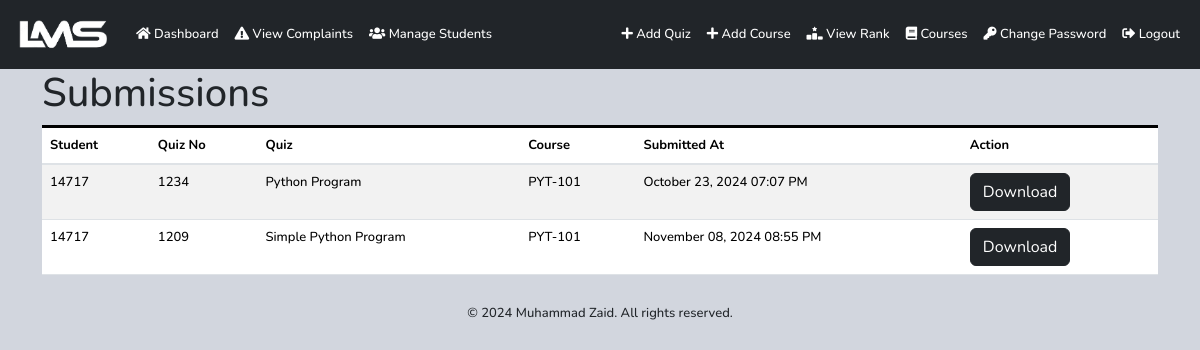
The app's page /view_submissions/3/ (signed in), older data.
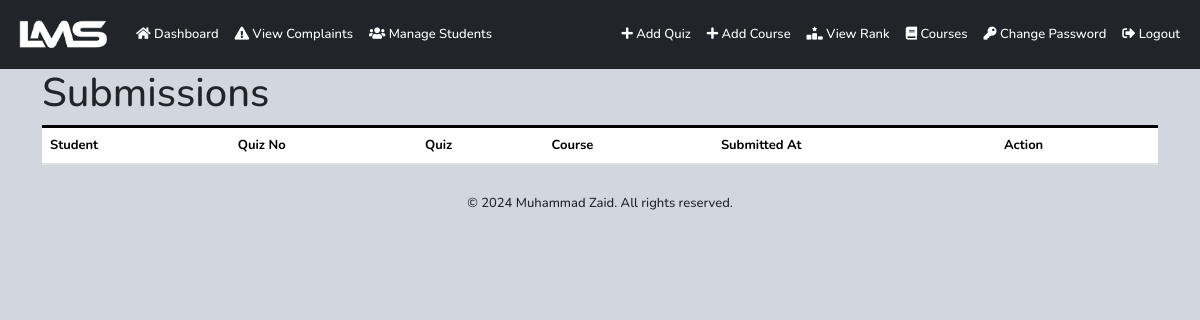
The same page, newer data.
### base/models.py (models this page shows, shortened)
class Submission(models.Model):
    student = models.ForeignKey(User, on_delete=models.CASCADE)
    course = models.ForeignKey(Courses, on_delete=models.CASCADE)
    quiz = models.ForeignKey(Quiz, on_delete=models.CASCADE)
    file = models.FileField(upload_to=student_directory_path)
    submitted_at = models.DateTimeField(auto_now_add=True)
    marks = models.IntegerField(null=True, blank=True)
    remarks = models.TextField(null=True, blank=True)

class Quiz(models.Model):
    quiz_title = models.CharField(max_length=200)
    quiz_no = models.CharField(max_length=200, unique=True)
    description = models.TextField()
    help_file = models.FileField(upload_to='help_files/', null=True, blank=True)
    course = models.ForeignKey(Courses, on_delete=models.CASCADE,default=1)
    quiz_created_at = models.DateTimeField(auto_now_add=True)
    due_date = models.DateTimeField()

class Courses(models.Model):
    course_title = models.CharField(max_length=200)
    course_no = models.CharField(max_length=200, unique=True)

### base/views.py (the view)
# urls.py: path('view_submissions/<int:course_id>/', views.view_submissions, name='view_submissions'),
@staff_member_required(login_url='dashboard')
def view_submissions(request, course_id):
    course = get_object_or_404(Courses, id=course_id)
    submissions = Submission.objects.filter(course=course)
    return render(request, 'base/submissions.html', {'submissions': submissions})

### base/templates/base/submissions.html (shortened to what this page needs)
{% extends 'base/main.html' %}
{% load static %}
{% block content %}
<div class="container">
    <h1>Submissions</h1>
    <div class="table-responsive">
    <table class="table table-striped">
        <thead style="border-top: 3px solid black;">
            <tr>
                <th>Student</th>
                <th>Quiz No</th>
                <th>Quiz</th>
                <th>Course</th>
                <th>Submitted At</th>
                <th>Action</th>
            </tr>
        </thead>
        <tbody>
            {% for submission in submissions %}
            <tr>
                <td>{{ submission.student.username }}</td>
                <td>{{ submission.quiz.quiz_no }}</td>
                <td>{{ submission.quiz.quiz_title }}</td>
                <td>{{ submission.course.course_no }}</td>
                <td>{{ submission.submitted_at | date:"F d, Y h:i A" }}</td>
                <td><a href="{{ submission.file.url }}" class="btn btn-dark" download>Download</a></td>
            </tr>
            {% endfor %}
        </tbody>
    </table>
    </div>
</div>
{% endblock %}

### base/templates/base/main.html (shortened to what this page needs)
{% load static %}
<!DOCTYPE html>
<html lang="en">
<head>
  <link rel="stylesheet" href="https://stackpath.bootstrapcdn.com/bootstrap/4.5.2/css/bootstrap.min.css">
  <link href="https://cdn.jsdelivr.net/npm/bootstrap@5.3.3/dist/css/bootstrap.min.css" rel="stylesheet"
>
  <link rel="stylesheet" href="https://cdnjs.cloudflare.com/ajax/libs/font-awesome/6.6.0/css/all.min.css">
  <link rel="stylesheet" href="https://cdnjs.cloudflare.com/ajax/libs/font-awesome/5.15.4/css/all.min.css">
  <link rel="stylesheet" type="text/css" href="{% static 'css/main.css' %}">
</head>
<body>
  {% if request.user.is_authenticated %}
  <nav class="navbar bg-dark navbar-expand-lg ">
    <div class="container-fluid">
      <a class="navbar-brand" href="{% url 'dashboard' %}"><img src="{% static 'images/lms_logo.png' %}"
          class="nav-logo"></a>
      <div class="collapse navbar-collapse" id="navbarTogglerDemo03">
        <ul class="navbar-nav me-auto mb-2 mb-lg-0">
          <li class="nav-item">
            <a class="nav-link" href="{% url 'dashboard' %}"><i title="Dashboard" class="fa fa-home"></i> Dashboard</a>
          </li>
          {% if request.user.is_staff or request.user.is_superuser %}
          <li class="nav-item">
            <a class="nav-link" href="{% url 'view_complaints' %}"><i title="View Complaints"
                class="fa fa-exclamation-triangle"></i> View Complaints</a>
          </li>
          {% else %}
          <li class="nav-item">
            <a class="nav-link" href="{% url 'submit_complaint' %}"><i title="Submit Complaint"
                class="fa fa-exclamation-triangle"></i> Submit Complaint
            </a>
          </li>
          {% endif %}
          {% if request.user.is_staff %}
          <li class="nav-item">
            <a class="nav-link" href="{% url 'registered_students' %}"><i title="Manage Students"
                class="fa fa-users"></i> Manage Students</a>
          </li>
          {% endif %}
        </ul>
        <ul class="navbar-nav">
          {% if request.user.is_staff %}
          <li class="nav-item">
            <a class="nav-link" href="{% url 'add_quiz' %}"><i title="Add Quiz" class="fa fa-plus"></i> Add Quiz</a>
          </li>
          <li class="nav-item">
            <a class="nav-link" href="{% url 'add_course' %}"><i title="Add Course" class="fa fa-plus"></i> Add
              Course</a>
          </li>
          {% endif %}
          <li class="nav-item">
            <a class="nav-link" href="{% url 'view_overall_rank' %}"><i title="View Rank"
                class="fa fa-ranking-star"></i> View Rank</a>
          </li>
          <li class="nav-item">
            <a class="nav-link book-icon" href="{% url 'courses' %}"><i title="Courses" class="fa fa-book"></i>
              Courses</a>
          </li>
          <li class="nav-item">
            <a class="nav-link" href="{% url 'change_password' %}"><i title="Change Password" class="fa fa-key"></i>
              Change Password</a>
          </li>
          <li class="nav-item">
            <a class="nav-link" href="{% url 'logout' %}"><i title="Logout" class="fa fa-sign-out-alt"></i> Logout</a>
          </li>
        </ul>
      </div>
    </div>
  </nav>
  {% endif %}
  {% block content %}
  {% endblock %}
  <footer style="text-align: center; padding: 1.1%;">
    <p>&copy; 2024 Muhammad Zaid. All rights reserved.</p>
  </footer>
</body>
</html>

### base/static/css/main.css (style rules this page uses)
* { font-family: "Nunito", sans-serif; font-optical-sizing: auto; font-weight: 500; font-style: normal; }
body { background-color: #d2d6de; font-size: small; }
.navbar { --bs-navbar-color: rgb(255 255 255); --bs-navbar-disabled-color: rgb(255 255 255); --bs-navbar-active-color: rgb(255 255 255); --bs-navbar-brand-color: rgb(255 255 255); color: rgb(255 255 255); }
a { text-decoration: none; color: #000; }
.nav-logo { width: 100px; filter: invert(1); }
th { font-weight: bold; }
.table-responsive { overflow-x: auto; -webkit-overflow-scrolling: touch; }
.table { width: 100%; min-width: 800px; }
a { text-decoration: none; color: #fff; }

Row changes from the older to the newer data that the page shows:
removed Submission: student.username "14717", quiz.quiz_no "1234", quiz.quiz_title "Python Program", course.course_no "PYT-101", submitted_at "October 23, 2024 07:07 PM"
removed Submission: student.username "14717", quiz.quiz_no "1209", quiz.quiz_title "Simple Python Program", course.course_no "PYT-101", submitted_at "November 08, 2024 08:55 PM"
